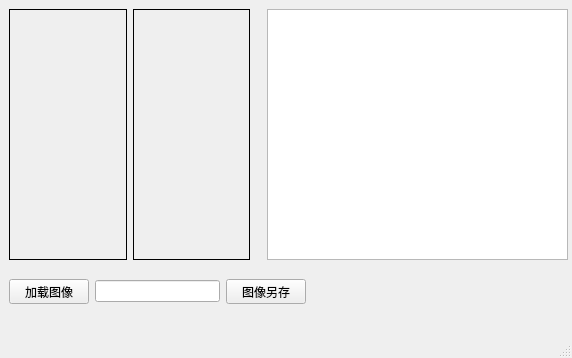
<?xml version="1.0" encoding="UTF-8"?>
<ui version="4.0">
 <class>MainWindow</class>
 <widget class="QMainWindow" name="MainWindow">
  <property name="geometry">
   <rect>
    <x>0</x>
    <y>0</y>
    <width>572</width>
    <height>358</height>
   </rect>
  </property>
  <property name="windowTitle">
   <string>MainWindow</string>
  </property>
  <widget class="QWidget" name="centralwidget">
   <widget class="QTextBrowser" name="textBrowser_imgInfo">
    <property name="geometry">
     <rect>
      <x>267</x>
      <y>9</y>
      <width>301</width>
      <height>251</height>
     </rect>
    </property>
   </widget>
   <widget class="QWidget" name="">
    <property name="geometry">
     <rect>
      <x>9</x>
      <y>9</y>
      <width>241</width>
      <height>251</height>
     </rect>
    </property>
    <layout class="QGridLayout" name="gridLayout">
     <item row="0" column="0">
      <widget class="QLabel" name="lbl_showImg">
       <property name="frameShape">
        <enum>QFrame::Box</enum>
       </property>
       <property name="text">
        <string/>
       </property>
      </widget>
     </item>
     <item row="0" column="1">
      <widget class="QLabel" name="lbl_showGrayImg">
       <property name="frameShape">
        <enum>QFrame::Box</enum>
       </property>
       <property name="text">
        <string/>
       </property>
      </widget>
     </item>
    </layout>
   </widget>
   <widget class="QWidget" name="">
    <property name="geometry">
     <rect>
      <x>9</x>
      <y>279</y>
      <width>297</width>
      <height>25</height>
     </rect>
    </property>
    <layout class="QGridLayout" name="gridLayout_2">
     <item row="0" column="0">
      <widget class="QPushButton" name="pBtn_loadImg">
       <property name="text">
        <string>加载图像</string>
       </property>
      </widget>
     </item>
     <item row="0" column="1">
      <widget class="QLineEdit" name="lineEdit_imgFileName"/>
     </item>
     <item row="0" column="2">
      <widget class="QPushButton" name="pBtn_saveImgCpy">
       <property name="text">
        <string>图像另存</string>
       </property>
      </widget>
     </item>
    </layout>
   </widget>
  </widget>
  <widget class="QMenuBar" name="menubar">
   <property name="geometry">
    <rect>
     <x>0</x>
     <y>0</y>
     <width>572</width>
     <height>23</height>
    </rect>
   </property>
  </widget>
  <widget class="QStatusBar" name="statusbar"/>
 </widget>
 <resources/>
 <connections/>
</ui>
